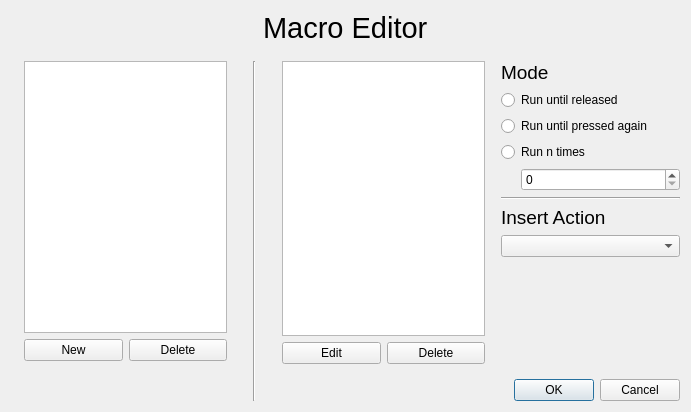
<?xml version="1.0" encoding="UTF-8"?>
<ui version="4.0">
 <class>MacroEditor</class>
 <widget class="QDialog" name="MacroEditor">
  <property name="geometry">
   <rect>
    <x>0</x>
    <y>0</y>
    <width>691</width>
    <height>412</height>
   </rect>
  </property>
  <property name="windowTitle">
   <string>Macro Editor</string>
  </property>
  <property name="windowIcon">
   <iconset resource="../icons/icons.qrc">
    <normaloff>:/icons/aperture.svg</normaloff>:/icons/aperture.svg</iconset>
  </property>
  <layout class="QVBoxLayout" name="verticalLayout_7">
   <item alignment="Qt::AlignHCenter">
    <widget class="QLabel" name="label">
     <property name="font">
      <font>
       <pointsize>22</pointsize>
      </font>
     </property>
     <property name="text">
      <string>Macro Editor</string>
     </property>
    </widget>
   </item>
   <item>
    <spacer name="verticalSpacer_2">
     <property name="orientation">
      <enum>Qt::Vertical</enum>
     </property>
     <property name="sizeType">
      <enum>QSizePolicy::Fixed</enum>
     </property>
     <property name="sizeHint" stdset="0">
      <size>
       <width>20</width>
       <height>10</height>
      </size>
     </property>
    </spacer>
   </item>
   <item>
    <layout class="QHBoxLayout" name="horizontalLayout_5">
     <item>
      <spacer name="horizontalSpacer_3">
       <property name="orientation">
        <enum>Qt::Horizontal</enum>
       </property>
       <property name="sizeType">
        <enum>QSizePolicy::Fixed</enum>
       </property>
       <property name="sizeHint" stdset="0">
        <size>
         <width>13</width>
         <height>20</height>
        </size>
       </property>
      </spacer>
     </item>
     <item>
      <layout class="QVBoxLayout" name="verticalLayout">
       <item>
        <widget class="QListWidget" name="macroList"/>
       </item>
       <item>
        <layout class="QHBoxLayout" name="horizontalLayout">
         <item>
          <widget class="QPushButton" name="newBtn">
           <property name="text">
            <string>New</string>
           </property>
          </widget>
         </item>
         <item>
          <widget class="QPushButton" name="deleteBtn">
           <property name="text">
            <string>Delete</string>
           </property>
          </widget>
         </item>
        </layout>
       </item>
       <item>
        <spacer name="verticalSpacer">
         <property name="orientation">
          <enum>Qt::Vertical</enum>
         </property>
         <property name="sizeType">
          <enum>QSizePolicy::Fixed</enum>
         </property>
         <property name="sizeHint" stdset="0">
          <size>
           <width>20</width>
           <height>40</height>
          </size>
         </property>
        </spacer>
       </item>
      </layout>
     </item>
     <item>
      <spacer name="horizontalSpacer">
       <property name="orientation">
        <enum>Qt::Horizontal</enum>
       </property>
       <property name="sizeType">
        <enum>QSizePolicy::Fixed</enum>
       </property>
       <property name="sizeHint" stdset="0">
        <size>
         <width>20</width>
         <height>20</height>
        </size>
       </property>
      </spacer>
     </item>
     <item>
      <widget class="Line" name="line">
       <property name="orientation">
        <enum>Qt::Vertical</enum>
       </property>
      </widget>
     </item>
     <item>
      <spacer name="horizontalSpacer_2">
       <property name="orientation">
        <enum>Qt::Horizontal</enum>
       </property>
       <property name="sizeType">
        <enum>QSizePolicy::Fixed</enum>
       </property>
       <property name="sizeHint" stdset="0">
        <size>
         <width>20</width>
         <height>20</height>
        </size>
       </property>
      </spacer>
     </item>
     <item>
      <layout class="QVBoxLayout" name="verticalLayout_6">
       <item>
        <layout class="QHBoxLayout" name="horizontalLayout_4">
         <item>
          <layout class="QVBoxLayout" name="verticalLayout_2">
           <item>
            <widget class="QListWidget" name="actionList">
             <property name="dragDropMode">
              <enum>QAbstractItemView::InternalMove</enum>
             </property>
            </widget>
           </item>
           <item>
            <layout class="QHBoxLayout" name="horizontalLayout_2">
             <item>
              <widget class="QPushButton" name="editActionBtn">
               <property name="text">
                <string>Edit</string>
               </property>
              </widget>
             </item>
             <item>
              <widget class="QPushButton" name="deleteActionBtn">
               <property name="text">
                <string>Delete</string>
               </property>
              </widget>
             </item>
            </layout>
           </item>
          </layout>
         </item>
         <item>
          <spacer name="horizontalSpacer_4">
           <property name="orientation">
            <enum>Qt::Horizontal</enum>
           </property>
           <property name="sizeType">
            <enum>QSizePolicy::Fixed</enum>
           </property>
           <property name="sizeHint" stdset="0">
            <size>
             <width>10</width>
             <height>20</height>
            </size>
           </property>
          </spacer>
         </item>
         <item>
          <layout class="QVBoxLayout" name="verticalLayout_4">
           <item>
            <widget class="QLabel" name="label_2">
             <property name="sizePolicy">
              <sizepolicy hsizetype="Preferred" vsizetype="Fixed">
               <horstretch>0</horstretch>
               <verstretch>0</verstretch>
              </sizepolicy>
             </property>
             <property name="font">
              <font>
               <pointsize>14</pointsize>
              </font>
             </property>
             <property name="text">
              <string>Mode</string>
             </property>
            </widget>
           </item>
           <item>
            <widget class="QRadioButton" name="untilReleasedRadio">
             <property name="text">
              <string>Run until released</string>
             </property>
            </widget>
           </item>
           <item>
            <widget class="QRadioButton" name="untilPressedRadio">
             <property name="text">
              <string>Run until pressed again</string>
             </property>
            </widget>
           </item>
           <item>
            <layout class="QVBoxLayout" name="verticalLayout_3">
             <item>
              <widget class="QRadioButton" name="runTimesRadio">
               <property name="text">
                <string>Run n times</string>
               </property>
              </widget>
             </item>
             <item>
              <layout class="QHBoxLayout" name="horizontalLayout_3">
               <item>
                <spacer name="horizontalSpacer_5">
                 <property name="orientation">
                  <enum>Qt::Horizontal</enum>
                 </property>
                 <property name="sizeType">
                  <enum>QSizePolicy::Fixed</enum>
                 </property>
                 <property name="sizeHint" stdset="0">
                  <size>
                   <width>20</width>
                   <height>20</height>
                  </size>
                 </property>
                </spacer>
               </item>
               <item>
                <widget class="QSpinBox" name="runTimesSpin"/>
               </item>
              </layout>
             </item>
            </layout>
           </item>
           <item>
            <widget class="Line" name="line_2">
             <property name="orientation">
              <enum>Qt::Horizontal</enum>
             </property>
            </widget>
           </item>
           <item>
            <layout class="QVBoxLayout" name="verticalLayout_5">
             <item>
              <widget class="QLabel" name="label_3">
               <property name="sizePolicy">
                <sizepolicy hsizetype="Preferred" vsizetype="Fixed">
                 <horstretch>0</horstretch>
                 <verstretch>0</verstretch>
                </sizepolicy>
               </property>
               <property name="font">
                <font>
                 <pointsize>14</pointsize>
                </font>
               </property>
               <property name="text">
                <string>Insert Action</string>
               </property>
              </widget>
             </item>
             <item>
              <widget class="QComboBox" name="actionCombo">
               <property name="placeholderText">
                <string>Select Action</string>
               </property>
               <item>
                <property name="text">
                 <string>Select Action...</string>
                </property>
               </item>
               <item>
                <property name="text">
                 <string>Press Key</string>
                </property>
               </item>
               <item>
                <property name="text">
                 <string>Release Key</string>
                </property>
               </item>
               <item>
                <property name="text">
                 <string>Delay</string>
                </property>
               </item>
               <item>
                <property name="text">
                 <string>Left Mouse Button Down</string>
                </property>
               </item>
               <item>
                <property name="text">
                 <string>Left Mouse Button Up</string>
                </property>
               </item>
               <item>
                <property name="text">
                 <string>Middle Mouse Button Down</string>
                </property>
               </item>
               <item>
                <property name="text">
                 <string>Middle Mouse Button Up</string>
                </property>
               </item>
               <item>
                <property name="text">
                 <string>Right Mouse Button Down</string>
                </property>
               </item>
               <item>
                <property name="text">
                 <string>Right Mouse Button Up</string>
                </property>
               </item>
               <item>
                <property name="text">
                 <string>Scroll Up</string>
                </property>
               </item>
               <item>
                <property name="text">
                 <string>Scroll Down</string>
                </property>
               </item>
               <item>
                <property name="text">
                 <string>Type Text</string>
                </property>
               </item>
              </widget>
             </item>
             <item>
              <spacer name="verticalSpacer_4">
               <property name="orientation">
                <enum>Qt::Vertical</enum>
               </property>
               <property name="sizeHint" stdset="0">
                <size>
                 <width>20</width>
                 <height>40</height>
                </size>
               </property>
              </spacer>
             </item>
            </layout>
           </item>
          </layout>
         </item>
        </layout>
       </item>
       <item>
        <spacer name="verticalSpacer_3">
         <property name="orientation">
          <enum>Qt::Vertical</enum>
         </property>
         <property name="sizeType">
          <enum>QSizePolicy::Fixed</enum>
         </property>
         <property name="sizeHint" stdset="0">
          <size>
           <width>20</width>
           <height>9</height>
          </size>
         </property>
        </spacer>
       </item>
       <item>
        <widget class="QDialogButtonBox" name="buttonBox">
         <property name="orientation">
          <enum>Qt::Horizontal</enum>
         </property>
         <property name="standardButtons">
          <set>QDialogButtonBox::Cancel|QDialogButtonBox::Ok</set>
         </property>
        </widget>
       </item>
      </layout>
     </item>
    </layout>
   </item>
  </layout>
 </widget>
 <resources>
  <include location="../icons/icons.qrc"/>
 </resources>
 <connections>
  <connection>
   <sender>buttonBox</sender>
   <signal>accepted()</signal>
   <receiver>MacroEditor</receiver>
   <slot>accept()</slot>
   <hints>
    <hint type="sourcelabel">
     <x>248</x>
     <y>254</y>
    </hint>
    <hint type="destinationlabel">
     <x>157</x>
     <y>274</y>
    </hint>
   </hints>
  </connection>
  <connection>
   <sender>buttonBox</sender>
   <signal>rejected()</signal>
   <receiver>MacroEditor</receiver>
   <slot>reject()</slot>
   <hints>
    <hint type="sourcelabel">
     <x>316</x>
     <y>260</y>
    </hint>
    <hint type="destinationlabel">
     <x>286</x>
     <y>274</y>
    </hint>
   </hints>
  </connection>
 </connections>
</ui>
